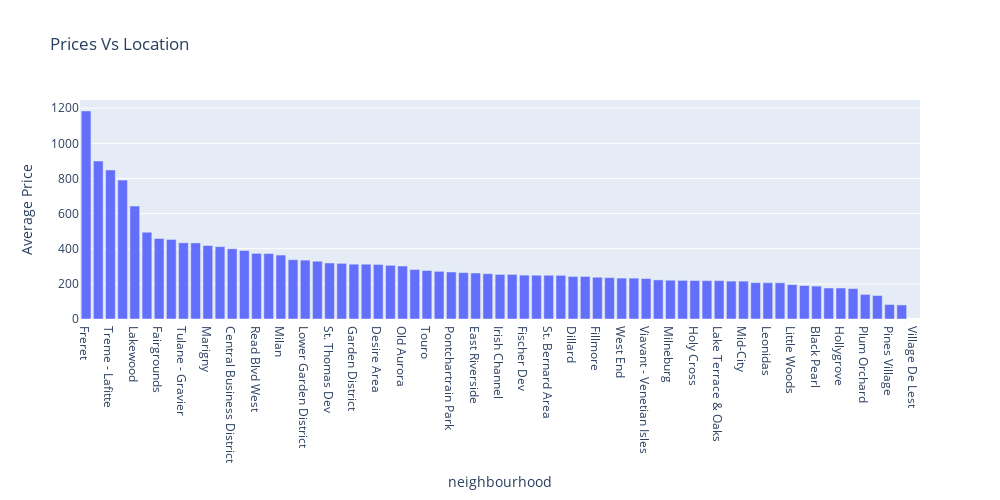

The cell this chart's notebook holds for it:
### Markdown cell above
## How the pricing is varying with location, property type, reviews?

### Code cell
## ------------------------------------------------------Prices varying with location-------------------------------------------------------------------
price_varying_with_location = data.groupby('neighbourhood')['price'].mean().sort_values( ascending =False).reset_index(name = 'Average Price')

## Plot
fig = px.bar(price_varying_with_location, x='neighbourhood', y='Average Price', title = "Prices Vs Location")

# Update layout
fig.update_layout(
    height=500,
    width=1000,
    showlegend=False
)
fig.show()

### Figure 1 — Plotly figure (JSON) as saved in the notebook; plotly's stock layout.template omitted (floating-point values rounded to 4 significant figures)
{"data": [{"alignmentgroup": "True", "hovertemplate": "neighbourhood=%{x}<br>Average Price=%{y}<extra></extra>", "legendgroup": "", "marker": {"color": "#636efa", "pattern": {"shape": ""}}, "name": "", "offsetgroup": "", "orientation": "v", "showlegend": false, "textposition": "auto", "type": "bar", "x": ["Freret", "Seventh Ward", "Treme - Lafitte", "U.S. Naval Base", "Lakewood", "Whitney", "Fairgrounds", "Read Blvd East", "Tulane - Gravier", "Lakeview", "Marigny", "French Quarter", "Central Business District", "Gentilly Woods", "Read Blvd West", "Central City", "Milan", "Bayou St. John", "Lower Garden District", "Uptown", "St. Thomas Dev", "West Riverside", "Garden District", "Lake Catherine", "Desire Area", "Audubon", "Old Aurora", "Bywater", "Touro", "St. Claude", "Pontchartrain Park", "East Carrollton", "East Riverside", "Navarre", "Irish Channel", "Algiers Point", "Fischer Dev", "Florida Area", "St. Bernard Area", "Broadmoor", "Dillard", "Tall Timbers - Brechtel", "Fillmore", "St.  Anthony", "West End", "St. Roch", "Viavant - Venetian Isles", "Behrman", "Milneburg", "Gert Town", "Holy Cross", "Mcdonogh", "Lake Terrace & Oaks", "Marlyville - Fontainbleau", "Mid-City", "City Park", "Leonidas", "Gentilly Terrace", "Little Woods", "Lower Ninth Ward", "Black Pearl", "West Lake Forest", "Hollygrove", "Dixon", "Plum Orchard", "Lakeshore - Lake Vista", "Pines Village", "New Aurora - English Turn", "Village De Lest"], "xaxis": "x", "y": [1184.0, 898.9, 848.1, 790.5, 643, 494.1, 458.2, 452.8, 433.7, 433.0, 418.1, 411.7, 399.8, 389.7, 373.5, 372.5, 364.0, 337.4, 335.1, 328.8, 318.8, 316.8, 311.9, 311.9, 310.3, 305.4, 301.7, 281.9, 275.9, 271.3, 267.7, 264, 261.8, 257.8, 253.8, 253.8, 249.7, 249.1, 249.1, 248.5, 242.4, 242.3, 237.8, 235.6, 232.9, 232.7, 230.3, 222.7, 220.8, 219.7, 218.9, 218.4, 218.2, 215.7, 215.6, 206.9, 206.6, 206.0, 195.9, 190.5, 187.5, 176.3, 176.3, 173.2, 140, 133.8, 82.55, 80, null], "yaxis": "y"}], "layout": {"barmode": "relative", "height": 500, "legend": {"tracegroupgap": 0}, "showlegend": false, "title": {"text": "Prices Vs Location"}, "width": 1000, "xaxis": {"anchor": "y", "autorange": true, "domain": [0, 1], "range": [-0.5, 68.5], "title": {"text": "neighbourhood"}, "type": "category"}, "yaxis": {"anchor": "x", "autorange": true, "domain": [0, 1], "range": [0, 1246.0], "title": {"text": "Average Price"}, "type": "linear"}}}
